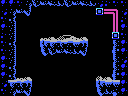

A 2D game scene composited from a Tiled map and its tileset images. What follows is a short description and the map's XML, with every tile layer's data as written:
An orthogonal 16x12 tile map with 8x8 px tiles, 1 tile layer (Tile Layer 1) and 10 objects (2x item, big-item, 4x4-item, door-left, door-right, ...).

<map version="1.0" orientation="orthogonal" renderorder="right-down" width="16" height="12" tilewidth="8" tileheight="8" nextobjectid="28">
 <properties>
  <property name="down" value="hole" />
 </properties>
 <tileset firstgid="1" name="tiles" tilewidth="8" tileheight="8" tilecount="256" columns="16">
  <image source="tiles.png" width="128" height="128" />
 </tileset>
 <layer name="Tile Layer 1" width="16" height="12">
  <data encoding="csv">
124,124,122,201,130,131,132,133,130,131,132,133,244,123,122,122,
244,201,131,134,1,1,1,1,1,1,1,1,171,179,165,244,
122,126,1,1,1,1,1,1,1,1,1,1,1,1,166,123,
124,252,1,1,1,1,1,1,1,1,1,1,1,1,166,124,
123,252,1,1,1,97,98,100,101,102,98,1,1,1,171,122,
122,126,1,1,1,113,114,115,116,117,118,1,1,1,125,124,
122,252,1,1,1,129,130,131,132,133,134,1,1,1,251,124,
124,252,1,1,1,1,1,1,1,1,1,1,1,1,125,244,
124,126,1,1,1,1,1,1,1,1,1,1,1,1,125,124,
124,126,97,98,1,1,1,1,1,1,1,1,99,98,251,124,
244,114,115,118,1,1,1,1,1,1,1,1,113,117,117,124,
122,201,131,134,1,1,1,1,1,1,1,1,129,133,202,124
</data>
 </layer>
 <objectgroup name="objects">
  <object id="14" type="big-item" x="48" y="16" width="32" height="24" />
  <object id="15" type="item" x="96" y="64" width="16" height="16" />
  <object id="16" type="4x4-item" x="48" y="8" width="32" height="32" />
  <object id="17" type="door-left" x="0" y="56" width="16" height="24" />
  <object id="18" type="door-right" x="112" y="56" width="16" height="24" />
  <object id="19" type="breakable-up" x="48" y="0" width="32" height="8" />
  <object id="22" type="breakable-right" x="112" y="48" width="16" height="32" />
  <object id="24" type="breakable-left" x="0" y="48" width="16" height="32" />
  <object id="26" type="door-up" x="48" y="0" width="32" height="8" />
  <object id="27" type="item" x="16" y="64" width="16" height="16" />
 </objectgroup>
</map>
